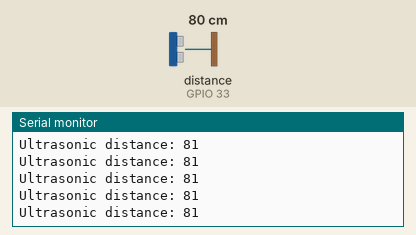
This sketch was run on a simulated ESP32. Shown: the last lines printed to the serial monitor. The test bench sets the inputs (shaded band); at power-on: distance to the obstacle (sensor on GPIO 33) 80 cm. The echo pulse lasts 58.3 µs per cm.

Above: at 1.2 s.
1.3 s: distance to the obstacle (sensor on GPIO 33) set to 2 cm
At 2.2 s:
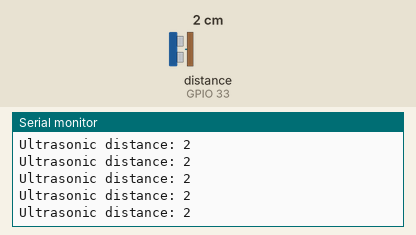
4.3 s: distance to the obstacle (sensor on GPIO 33) set to 4 cm
At 5.4 s:
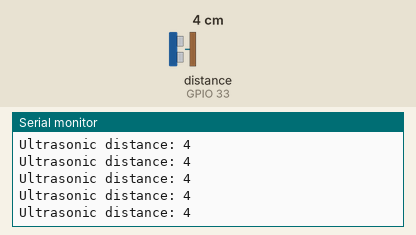
Timing chart, 0 to 6.0 s (numbered marks = the images above; inputs shaded):
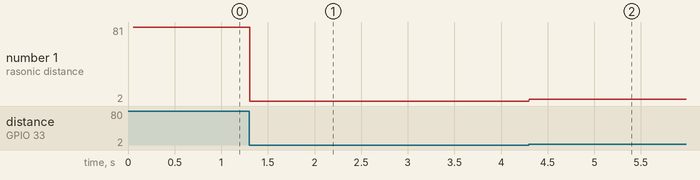

The sketch:

SonarTest.ino
```cpp
#include <NewPing.h>

#define trigPin 25
#define echoPin 33

const int maxDistance = 400; // in cm

NewPing sonar (trigPin, echoPin, maxDistance);
void setup() {
  Serial.begin(115200);
  delay(50);
}

int distance = 0;

void loop() {
  distance = sonar.ping_cm();
  Serial.print("Ultrasonic distance: ");
  Serial.println(distance);
}
```

Measured:
- after the input at 1.3 s, the serial monitor: prints a new line at once (image 1)
- after the input at 4.3 s, the serial monitor: prints a new line at once (image 2)
- plotted number 1: 81 → 2 after the input at 1.3 s, 2 → 4 after the input at 4.3 s
